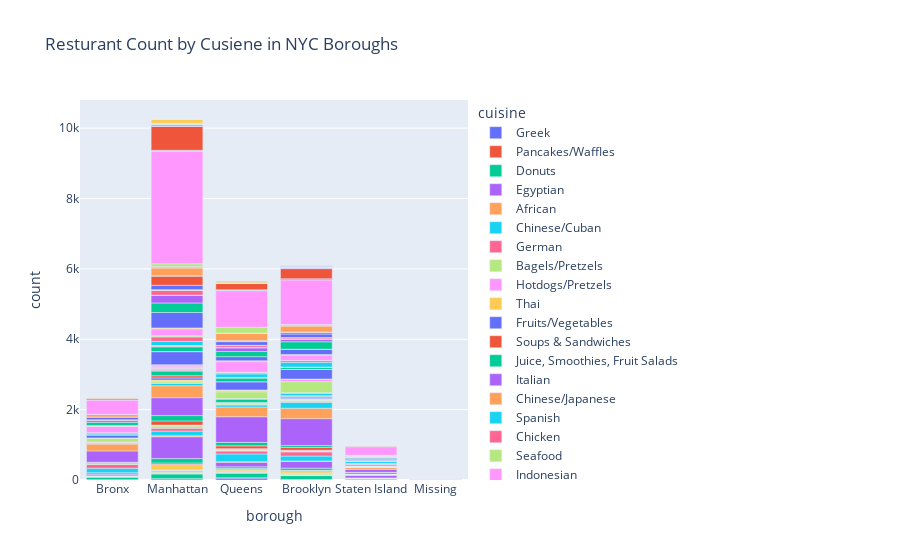

Notebook code for this chart:
### Markdown cell above
#### Q10) What is the distribution of restaurants across different cuisines in the NYC boroughs

### Code cell
print("\n Query to make a visualization of the distribution of restaurants across different cuisines in the NYC boroughs: \n")
res: list = mongo.aggregate_query("restaurants_collection", [{"$group": {"_id": {"borough": "$borough", "cuisine": "$cuisine"}, "count": {"$sum": 1}}},
                                                                {"$project": {"borough": "$_id.borough", "cuisine": "$_id.cuisine", "count": "$count", "_id": 0}}]
                                                                , show=False)
for item in res[:10]:
    print(item)

mongo.plot_query(res, x_var="borough", y_var="count", color_on="cuisine", plot_title="Resturant Count by Cusiene in NYC Boroughs", save_as='../data/mongo_visualization.png')
mongo.disconnect()
